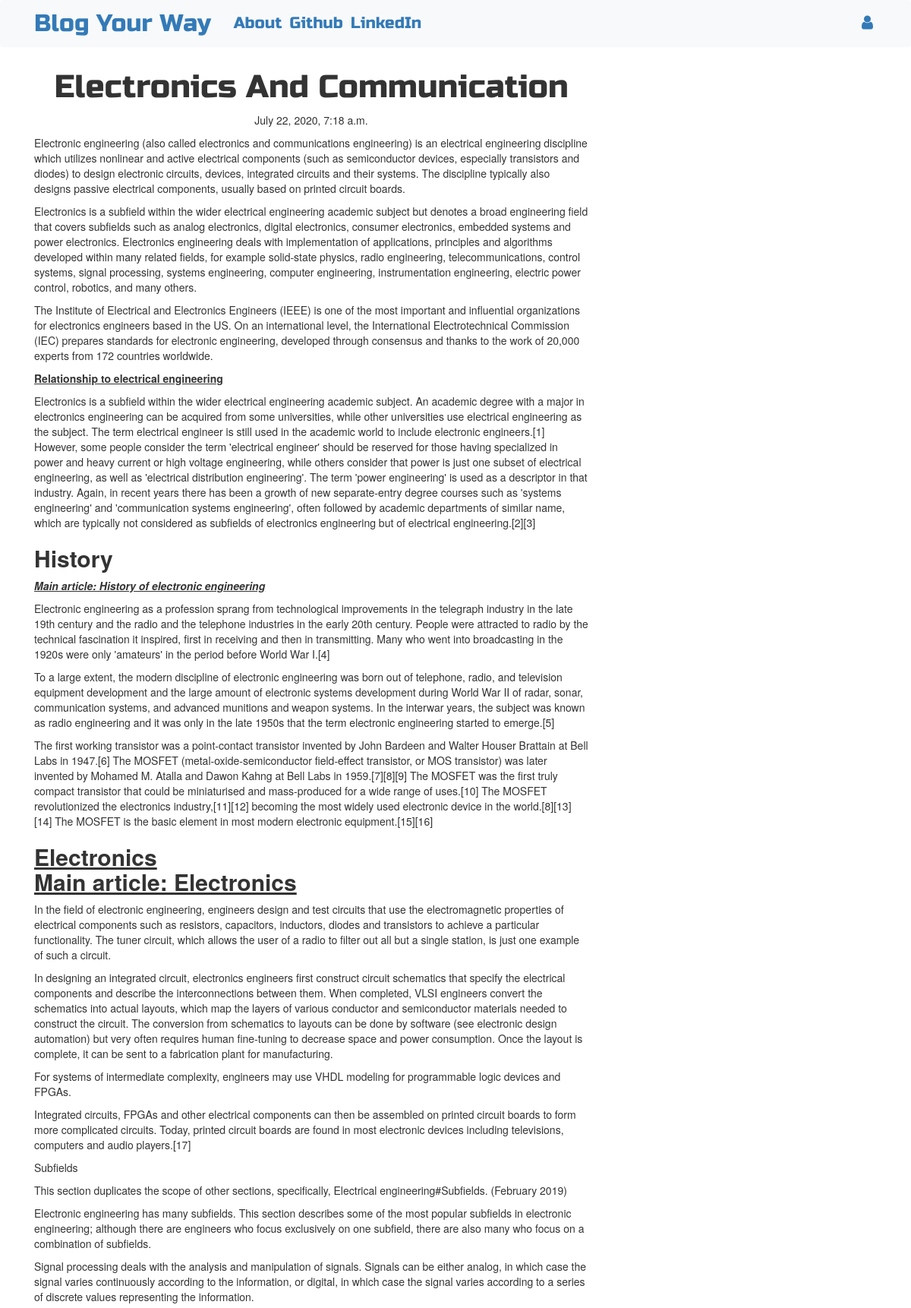
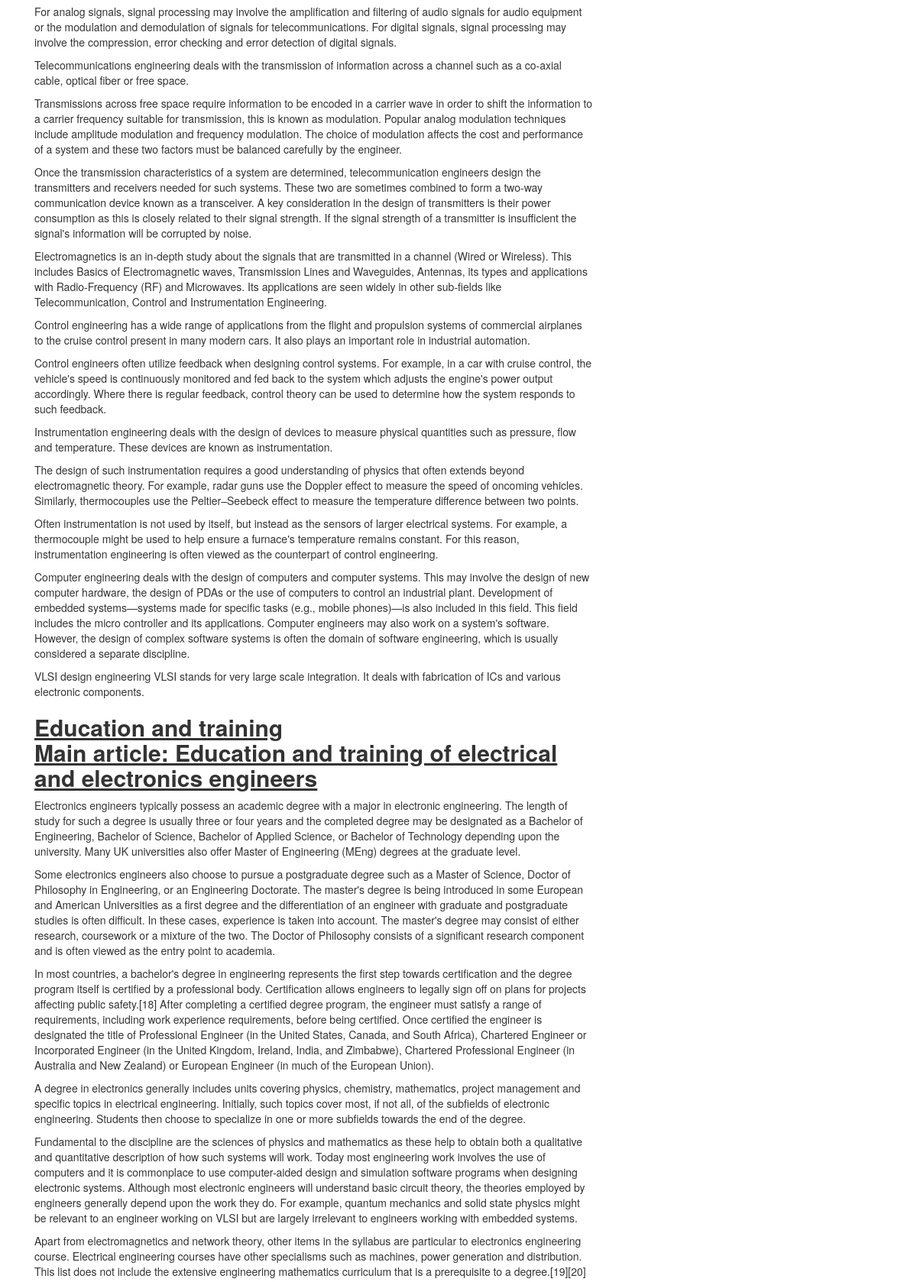
Screenshot of /post/3 (upper part) with the database file from the repository (2 pictures, top to bottom).
### blog/models.py (models this page shows, shortened)
class Post(models.Model):
    author = models.ForeignKey('auth.User',on_delete=models.CASCADE)
    title = models.CharField(max_length = 256)
    text = models.TextField()
    created_date = models.DateTimeField(default = timezone.now)
    published_date = models.DateTimeField(blank = True,null = True)

### blog/views.py (the view)
# urls.py: path('post/<int:pk>',views.PostDetailView.as_view(),name = 'post_detail'),
class PostDetailView(DetailView):
    model = Post

### blog/templates/blog/post_detail.html (shortened to what this page needs)
{% extends "blog/base.html" %}
{% block content %}
<h1 class = 'posttitle loader'>{{post.title}}</h1>
{% if post.published_date %}
<div class="date postdate">
  {{post.published_date}}
</div>
{% else %}
<a class = "btn btn-outline-dark" href="{% url 'post_publish' pk=post.pk %}">Publish</a>
{% endif %}
<p class="postcontent">{{post.text|safe|linebreaksbr}}</p>
{% endblock %}

### blog/static/css/blog.css (style rules this page uses)
.postdate { text-align: center; }
.posttitle { font-family: 'Russo One', sans-serif; font-size: 3em; text-align: center; }
.postcontent { font-family: 'Montserrat'; font-size: 1.5em; }
.loader { filter:hue-rotate(0deg); color: linear-gradient(45deg,#0f8,#08f); animation:hue 5000ms infinite linear; }

### rows the page displays
Post: title "Electronics And Communication", published_date "July 22, 2020, 7:18 a.m.", text "Electronic engineering (also called electronics and communications engineering) is an electrical engineering discipline which utilizes nonlinear and active electrical components (such as semiconductor devices, especially transistors and diodes) to design electronic circuits, devices, integrated circuits and their systems. The discipline typically also designs passive electrical components, usually based on printed circuit boards. Electronics is a subfield within the wider electrical engineering academic subject but denotes a broad engineering field that covers subfields such as analog electronics, digital electronics, consumer electronics, embedded systems and power electronics. Electronics…"
